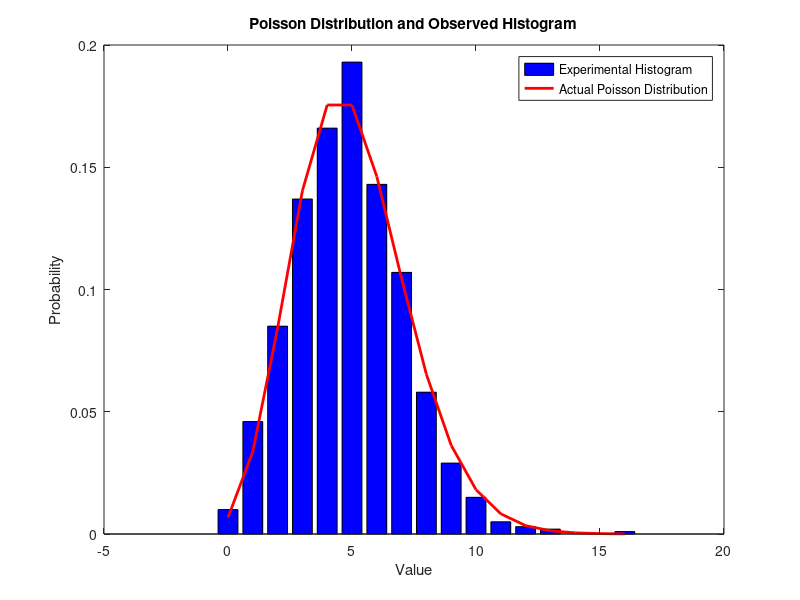

The MATLAB source for this figure:
num_flips = 5000;

coin_flips = rand(1, num_flips) < 0.5;

running_prob_heads = cumsum(coin_flips) ./ (1:num_flips);

plot(1:num_flips, running_prob_heads);
hold on;

plot([1, num_flips], [0.5, 0.5], 'k--');

xlabel('Number of Coin Flips');
ylabel('Probability of Heads');
title('Sample Probability of Heads in n flips of a simulated coin');

legend('Sample Probability', 'Fair Coin', 'Location', 'southoutside');

grid on;

hold off;

poisspdf2 = @(x, lambda) (lambda.^x)*exp(-lambda)./factorial(x);
x = 0:100;
x = x';
poiss_cdf = @(lambda) [0; cumsum(poisspdf2(x, lambda))];
poissrnd2 = @(lambda)  find(poiss_cdf(lambda) < rand(), 1, 'last')-1;

num_samples = 1000;
lambda = 5;
samples = zeros(num_samples, 1);
for ii = 1:num_samples
    samples(ii) = poissrnd2(lambda);
end

[N, X] = hist(samples, 0:max(samples));
prob_mass = N / sum(N);

bar(X, prob_mass, 'b');
hold on;

pmf = poisspdf2(X, lambda);
plot(X, pmf, 'r', 'LineWidth', 2);

xlabel('Value');
ylabel('Probability');
title('Poisson Distribution and Observed Histogram');
legend('Experimental Histogram', 'Actual Poisson Distribution');
hold off;
